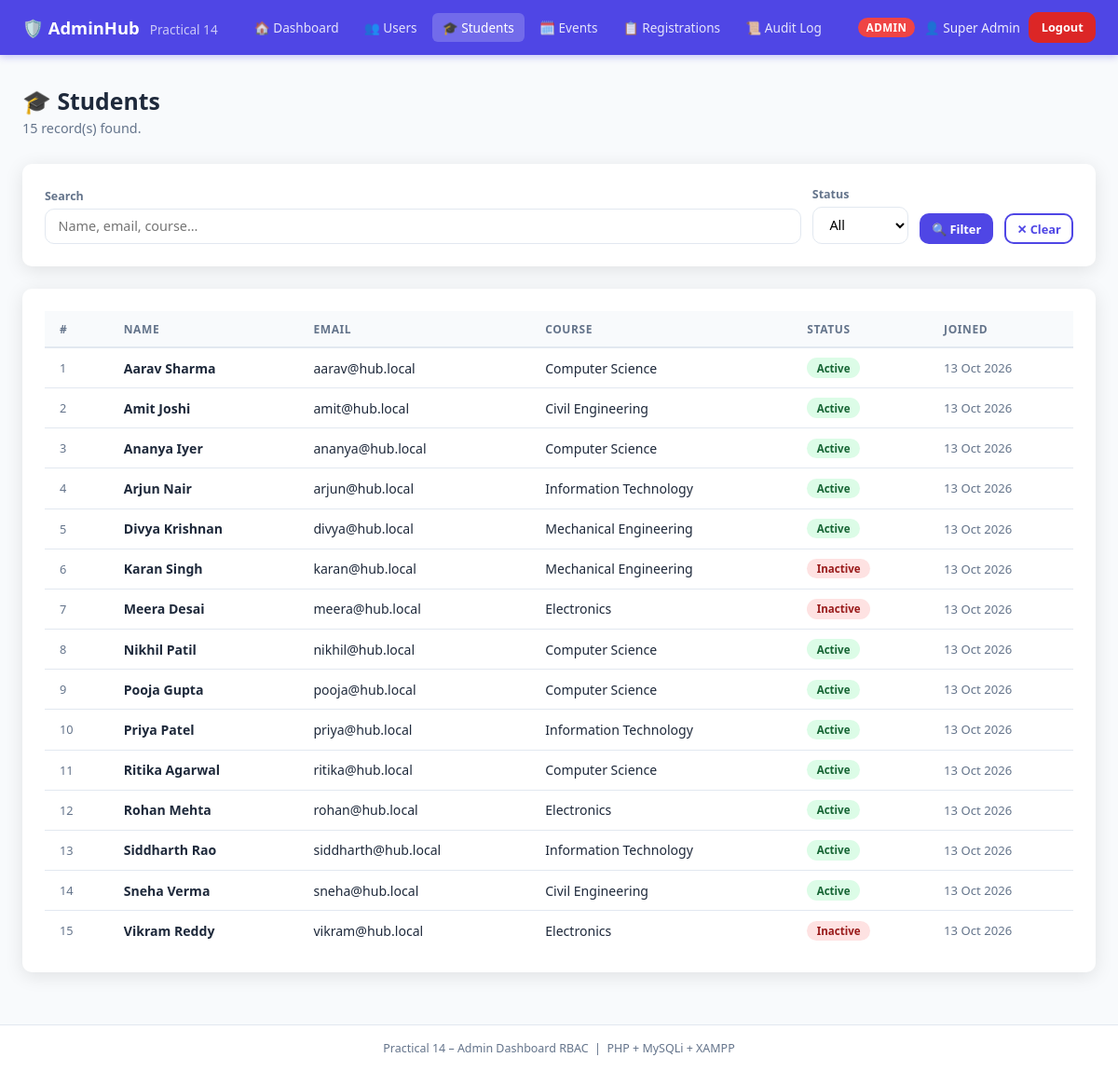
/students.php (signed in), run on the app's committed database.
### tables this page shows
CREATE TABLE students (
    id         INT UNSIGNED NOT NULL AUTO_INCREMENT,
    name       VARCHAR(120) NOT NULL,
    email      VARCHAR(120) NOT NULL UNIQUE,
    course     VARCHAR(100) NOT NULL,
    status     ENUM('active','inactive') NOT NULL DEFAULT 'active',
    created_at TIMESTAMP NOT NULL DEFAULT CURRENT_TIMESTAMP,
    PRIMARY KEY (id)
);

### students.php (the view, shortened to what this page needs)
<?php
require_once __DIR__ . '/includes/auth.php';
require_once __DIR__ . '/includes/layout.php';
$db = get_db();
$search = trim($_GET['search'] ?? '');
$where = []; $params = []; $types = '';
$whereSQL = $where ? 'WHERE '.implode(' AND ',$where) : '';
$stmt = $db->prepare("SELECT * FROM students $whereSQL ORDER BY name");
$stmt->execute();
$students = $stmt->get_result()->fetch_all(MYSQLI_ASSOC);
?>
<div class="page-header">
  <div><h1>🎓 Students</h1><p><?= count($students) ?> record(s) found.</p></div>
</div>
<div class="card">
  <form method="GET" style="display:flex;gap:.75rem;flex-wrap:wrap;align-items:flex-end">
    <div style="display:flex;flex-direction:column;gap:.3rem;flex:1;min-width:180px">
      <label style="font-size:.78rem;font-weight:600;color:var(--muted)">Search</label>
      <input type="text" name="search" value="<?= htmlspecialchars($search) ?>"
             placeholder="Name, email, course…" class="filter-input">
    </div>
    <div style="display:flex;flex-direction:column;gap:.3rem">
      <label style="font-size:.78rem;font-weight:600;color:var(--muted)">Status</label>
      <select name="status" class="filter-input">
        <option value="">All</option>
      </select>
    </div>
    <button type="submit" class="btn btn-primary btn-sm">🔍 Filter</button>
    <a href="students.php" class="btn btn-outline btn-sm">✕ Clear</a>
  </form>
</div>
<div class="card">
  <div class="table-wrap">
    <table>
      <thead><tr><th>#</th><th>Name</th><th>Email</th><th>Course</th><th>Status</th><th>Joined</th></tr></thead>
      <tbody>
        <?php if (empty($students)): ?>
          <tr><td colspan="6" style="text-align:center;padding:2rem;color:var(--muted)">No students found.</td></tr>
        <?php else: foreach ($students as $i => $s): ?>
        <tr>
          <td style="color:var(--muted);font-size:.8rem"><?= $i+1 ?></td>
          <td><strong><?= htmlspecialchars($s['name']) ?></strong></td>
          <td><?= htmlspecialchars($s['email']) ?></td>
          <td><?= htmlspecialchars($s['course']) ?></td>
          <td><span class="badge <?= $s['status']==='active'?'badge-green':'badge-red' ?>"><?= ucfirst($s['status']) ?></span></td>
          <td style="color:var(--muted);font-size:.82rem"><?= date('d M Y', strtotime($s['created_at'])) ?></td>
        </tr>
        <?php endforeach; endif; ?>
      </tbody>
    </table>
  </div>
</div>

### style.css (style rules this page uses)
:root { --primary: #4f46e5; --primary-h: #4338ca; --success: #16a34a; --danger: #dc2626; --warning: #d97706; --info: #0284c7; --purple: #7c3aed; --teal: #0d9488; --border: #e2e8f0; --bg: #f8fafc; --card-bg: #ffffff; --dark: #1e293b; --muted: #64748b; --radius: 10px; --font: 'Segoe UI', system-ui, sans-serif; --shadow: 0 4px 20px rgba(0,0,0,.10); --tr: .2s ease; }
*, *::before, *::after { box-sizing: border-box; margin: 0; padding: 0; }
body { font-family: var(--font); background: var(--bg); color: var(--dark); min-height: 100vh; display: flex; flex-direction: column; }
a { color: var(--primary); text-decoration: none; }
.page-header { display:flex; align-items:center; justify-content:space-between; flex-wrap:wrap; gap:1rem; margin-bottom:1.8rem; }
.page-header h1 { font-size:1.55rem; }
.page-header p { color:var(--muted); font-size:.9rem; margin-top:.2rem; }
.card { background:var(--card-bg); border-radius:var(--radius); box-shadow:var(--shadow); padding:1.5rem; margin-bottom:1.5rem; }
.btn { display:inline-flex; align-items:center; justify-content:center; gap:.4rem; padding:.6rem 1.1rem; border-radius:var(--radius); font-size:.9rem; font-weight:600; font-family:var(--font); cursor:pointer; border:2px solid transparent; transition:background var(--tr); text-decoration:none; white-space:nowrap; }
.btn-primary { background:var(--primary); color:#fff; }
.btn-outline { background:transparent; color:var(--primary); border-color:var(--primary); }
.btn-sm { padding:.35rem .7rem; font-size:.8rem; }
.table-wrap { overflow-x:auto; }
table { width:100%; border-collapse:collapse; font-size:.88rem; }
thead th { background:var(--bg); padding:.65rem 1rem; text-align:left; font-weight:600; font-size:.75rem; text-transform:uppercase; letter-spacing:.05em; color:var(--muted); border-bottom:2px solid var(--border); white-space:nowrap; }
tbody td { padding:.65rem 1rem; border-bottom:1px solid var(--border); }
tbody tr:last-child td { border-bottom:none; }
.badge { display:inline-block; padding:.2rem .65rem; border-radius:999px; font-size:.72rem; font-weight:600; white-space:nowrap; }
.badge-green { background:#dcfce7; color:#166534; }
.badge-red { background:#fee2e2; color:#991b1b; }
.filter-input { padding:.55rem .85rem; border:1.5px solid var(--border); border-radius:var(--radius); font-size:.9rem; font-family:var(--font); background:#fff; transition:border-color var(--tr); }

### data on the page
students: name "Aarav Sharma", email "aarav@hub.local", course "Computer Science", status "Active", created_at "13 Oct 2026"
students: name "Amit Joshi", email "amit@hub.local", course "Civil Engineering", status "Active", created_at "13 Oct 2026"
students: name "Ananya Iyer", email "ananya@hub.local", course "Computer Science", status "Active", created_at "13 Oct 2026"
students: name "Arjun Nair", email "arjun@hub.local", course "Information Technology", status "Active", created_at "13 Oct 2026"
students: name "Divya Krishnan", email "divya@hub.local", course "Mechanical Engineering", status "Active", created_at "13 Oct 2026"
students: name "Karan Singh", email "karan@hub.local", course "Mechanical Engineering", status "Inactive", created_at "13 Oct 2026"
students: name "Meera Desai", email "meera@hub.local", course "Electronics", status "Inactive", created_at "13 Oct 2026"
students: name "Nikhil Patil", email "nikhil@hub.local", course "Computer Science", status "Active", created_at "13 Oct 2026"
students: name "Pooja Gupta", email "pooja@hub.local", course "Computer Science", status "Active", created_at "13 Oct 2026"
students: name "Priya Patel", email "priya@hub.local", course "Information Technology", status "Active", created_at "13 Oct 2026"
students: name "Ritika Agarwal", email "ritika@hub.local", course "Computer Science", status "Active", created_at "13 Oct 2026"
students: name "Rohan Mehta", email "rohan@hub.local", course "Electronics", status "Active", created_at "13 Oct 2026"
students: name "Siddharth Rao", email "siddharth@hub.local", course "Information Technology", status "Active", created_at "13 Oct 2026"
students: name "Sneha Verma", email "sneha@hub.local", course "Civil Engineering", status "Active", created_at "13 Oct 2026"
students: name "Vikram Reddy", email "vikram@hub.local", course "Electronics", status "Inactive", created_at "13 Oct 2026"

### other printed values
$item['icon'] "🏠"
$item['label'] "Dashboard"
$item['icon'] "👥"
$item['label'] "Users"
$item['icon'] "🎓"
$item['label'] "Students"
$item['icon'] "🗓️"
$item['label'] "Events"
$item['icon'] "📋"
$item['label'] "Registrations"
$item['icon'] "📜"
$item['label'] "Audit Log"
$user['role'] "ADMIN"
$user['name'] "Super Admin"
count($students) "15"
